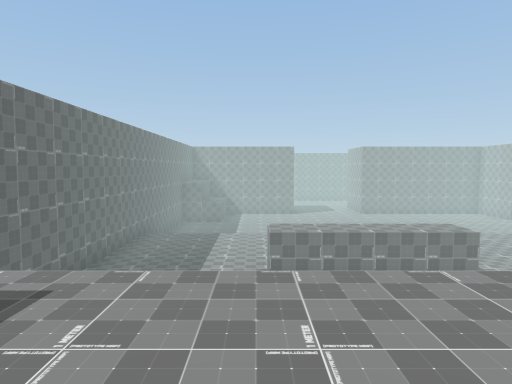
[1] (above)

17 first-person views from a walk through a Unity game level. The camera is 1.4 m above the floor, tilts 4° down and sees 75° across. The floor is counted in squares, 2 m on a side. Each view is taken from the middle of a square. On the plan, view 1 faces up. The plan holds only what a view shows up to about 10 squares ahead; the rest is blank. The place goes on beyond the plan.

[2]
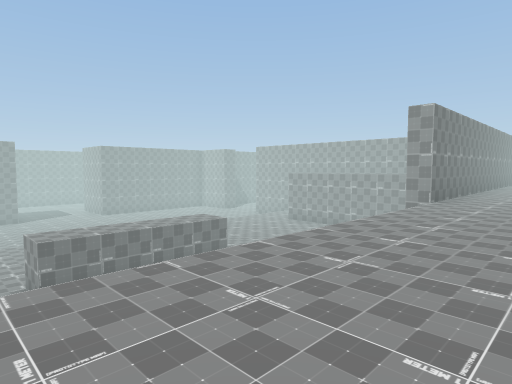

[3]
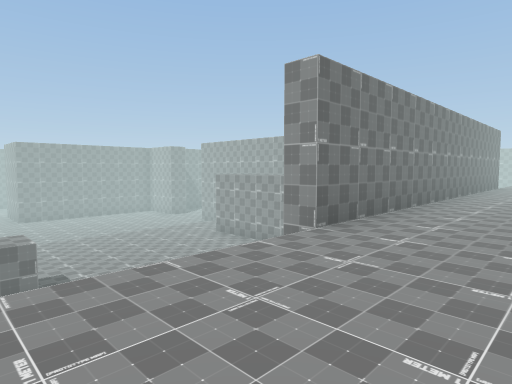

[4]
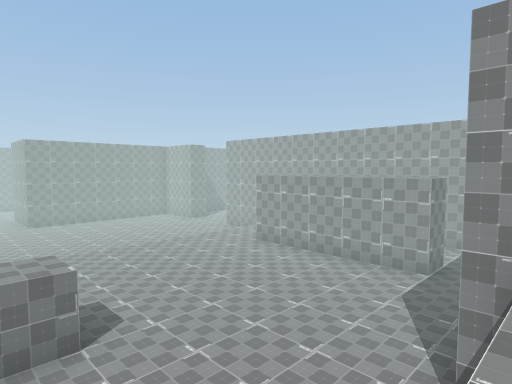

[5]
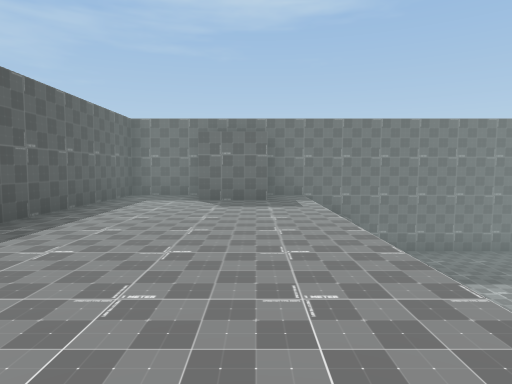

[6]
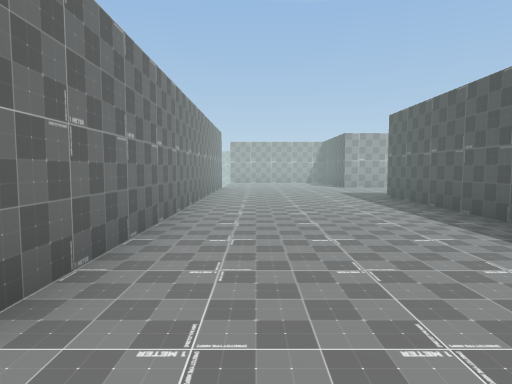

[7]
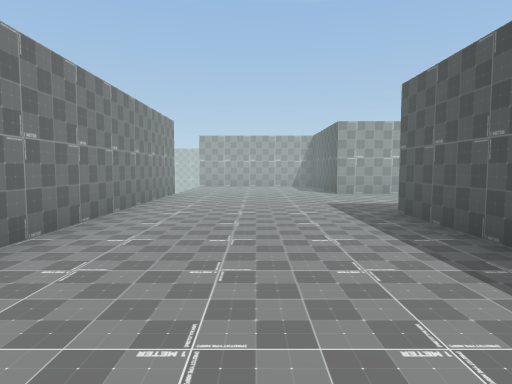

[8]
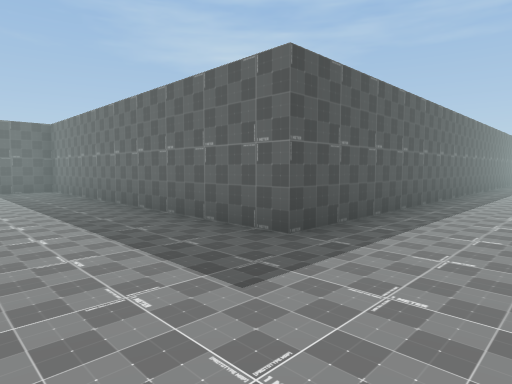

[9]
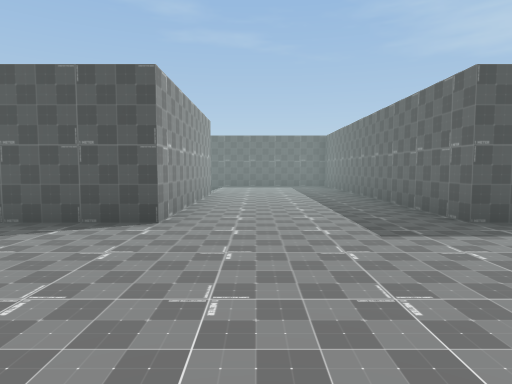

[10]
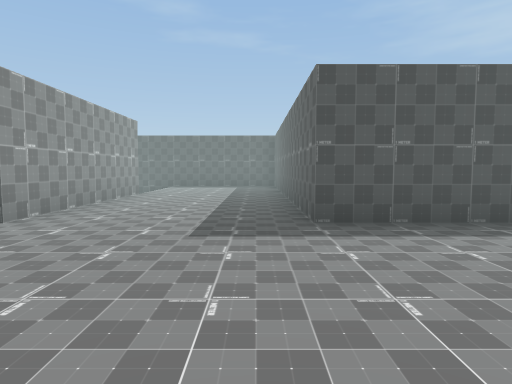

[11]
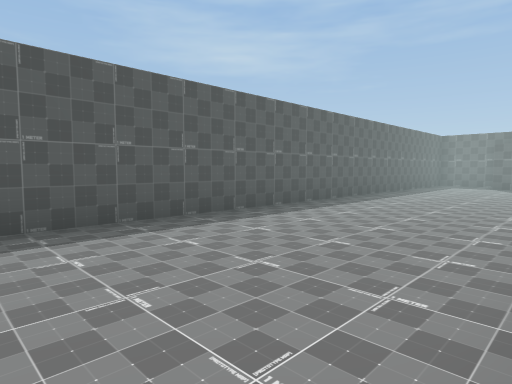

[12]
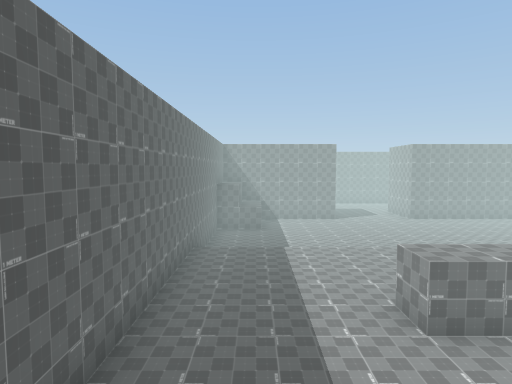

[13]
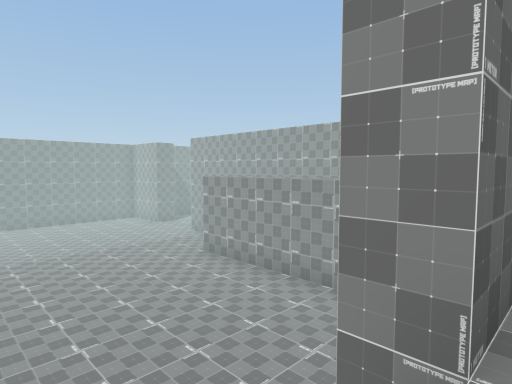

[14]
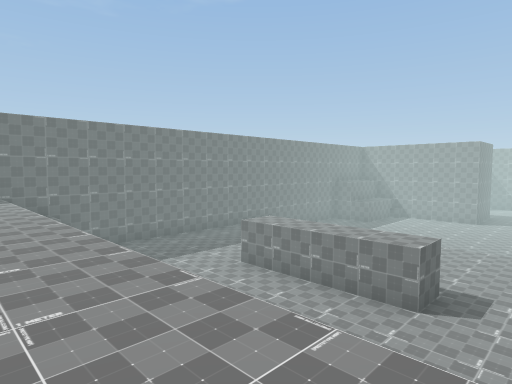

[15]
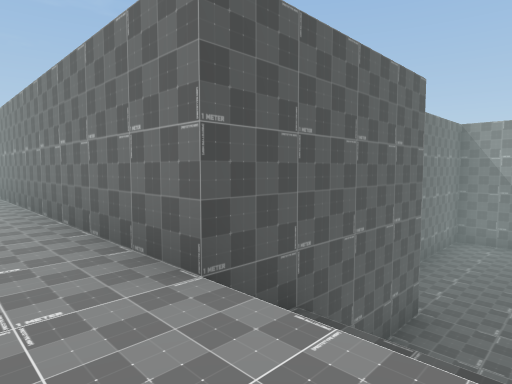

[16]
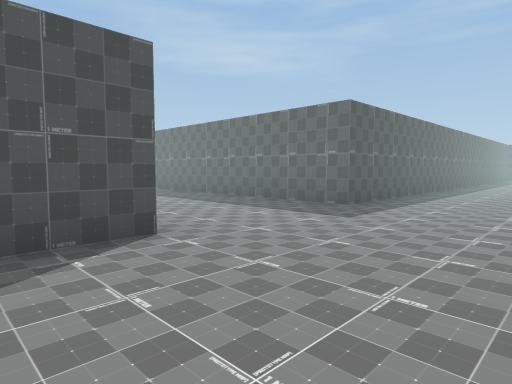

[17]
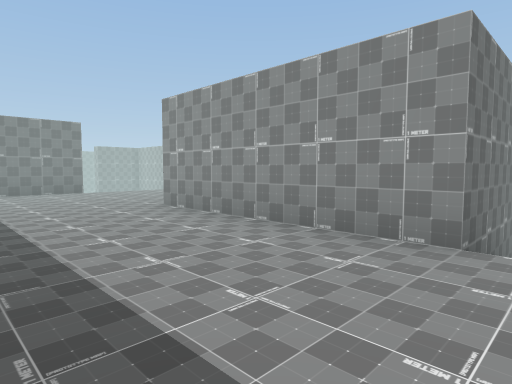

### Floor plan
Key: @ floor where view 1 was taken; # wall or solid block; . main floor; - floor 3 m lower than the main floor; v drop or lower ground.
Columns run from 4 left of view 1 to 19 right of it. Each row starts with its distance up from view 1.
 13                      ##
 12 #                   ##-
 11 #--------------     #--
 10 #----- ---------    #--
  9 #-----  -------#    #--
  8 #-----  -------#     --
  7 #----####------#     --
  6 #--------------#     #-
  5 #--------------# -#  #-
  4 #        ---------#  #
  3 #         -########### v
  2 #.......................
  1 ##......................
  0 ##..@...................
 -1 #.......................
 -2 #.......................
 -3 ##################....##
 -4                  #....#
 -5                  #....#
 -6                  #....#
 -7                  #....##
 -8                  #....

Where each view was taken, in squares from view 1:
view 1: 0 up, 0 right, facing up
view 2: 0 up, 1 left, facing up-right
view 3: 0 up, 3 right, facing up-right
view 4: 2 up, 3 right, facing up-right
view 5: 1 up, 5 right, facing left
view 6: 1 up, 5 right, facing right
view 7: 0 up, 8 right, facing right
view 8: 0 up, 16 right, facing down-left
view 9: 2 up, 16 right, facing down
view 10: 2 up, 14 right, facing down
view 11: 2 up, 11 right, facing down-left
view 12: 2 up, 2 left, facing up
view 13: 2 up, 5 right, facing up-right
view 14: 1 up, 6 right, facing up-left
view 15: 1 up, 19 right, facing up-left
view 16: 1 up, 19 right, facing down-left
view 17: 8 down, 14 right, facing up-right
